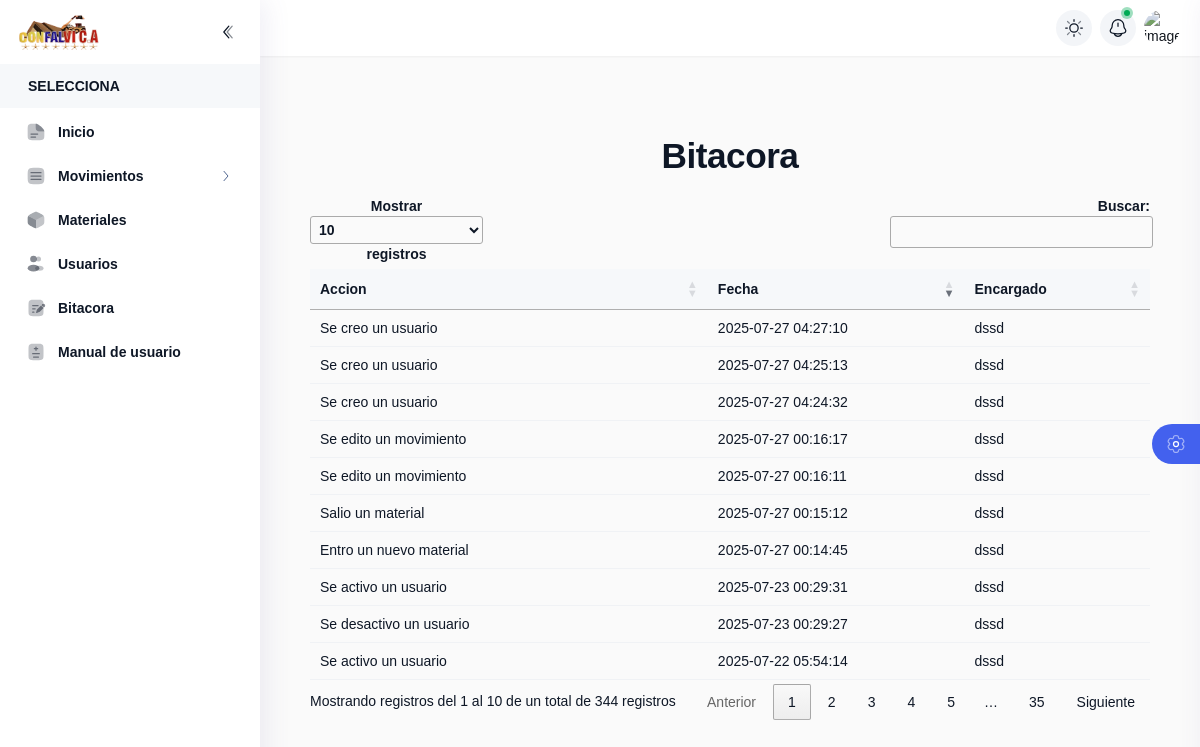
Page /binnacle.php (signed in) on the committed database.
### tables this page shows
CREATE TABLE `binnacle` (
  `binnacle_id` int(20) NOT NULL,
  `time` datetime NOT NULL DEFAULT current_timestamp(),
  `action` int(10) NOT NULL,
  `user` int(10) NOT NULL
);

CREATE TABLE `action` (
  `action_id` int(10) NOT NULL,
  `description` varchar(255) NOT NULL
);

CREATE TABLE `user` (
  `user_id` int(10) NOT NULL,
  `name` varchar(20) NOT NULL,
  `gmail` varchar(50) NOT NULL,
  `password` varchar(255) NOT NULL,
  `rol` int(10) NOT NULL,
  `attempts` int(3) NOT NULL DEFAULT 0,
  `security_question` varchar(50) NOT NULL,
  `security_response` varchar(50) NOT NULL,
  `token_recuperacion` varchar(64) DEFAULT NULL,
  `token_expiracion` datetime DEFAULT NULL,
  `active` tinyint(1) NOT NULL DEFAULT 1
);

### binnacle.php (the view, shortened to what this page needs)
<?php
include("head.php");
$users = [];
$query = "SELECT binnacle.*, action.description, user.name FROM binnacle INNER JOIN action ON binnacle.action = action.action_id LEFT JOIN user ON binnacle.user = user.user_id ORDER BY binnacle.binnacle_id;";
$result = mysqli_query($conn, $query);
if ($result && mysqli_num_rows($result) > 0) {
    while ($row = mysqli_fetch_assoc($result)) {
        $users[] = $row;
    }
}
?>
<link rel="stylesheet" type="text/css" href="CSS/h1-style.css">
<div style="text-align: center; padding: 50px 50px;">
    <h2 class="h2-style">Bitacora</h2>
    <table id="table">
        <thead>
            <tr>
                <th>Accion</th>
                <th>Fecha</th>
                <th class="actions">Encargado</th>
            </tr>
        </thead>
        <tbody>
            <?php if (count($users) > 0): ?>
                <?php foreach ($users as $binnacle): ?>
                    <tr>
                        <td><?php echo htmlspecialchars($binnacle['description']); ?></td>
                        <td><?php echo htmlspecialchars($binnacle['time']); ?></td>
                        <td><?php echo htmlspecialchars($binnacle['name']); ?></td>
                    </tr>
                <?php endforeach; ?>
            <?php else: ?>
                <tr>
                    <td colspan="6">No se encontraron usuarios</td>
                </tr>
            <?php endif; ?>
        </tbody>
    </table>
</div>
</body>
</html>

### CSS/h1-style.css (style rules this page uses)
.h2-style { font-size: 2.8rem; font-weight: 700; margin: 40px 0 30px; text-align: center; letter-spacing: -0.5px; font-size: 2.2rem; }

### rows in the picture
binnacle: action.description "Se activo un usuario", time "2025-07-22 05:54:14", user.name "dssd"
binnacle: action.description "Se desactivo un usuario", time "2025-07-23 00:29:27", user.name "dssd"
binnacle: action.description "Se activo un usuario", time "2025-07-23 00:29:31", user.name "dssd"
binnacle: action.description "Entro un nuevo material", time "2025-07-27 00:14:45", user.name "dssd"
binnacle: action.description "Salio un material", time "2025-07-27 00:15:12", user.name "dssd"
binnacle: action.description "Se edito un movimiento", time "2025-07-27 00:16:11", user.name "dssd"
binnacle: action.description "Se edito un movimiento", time "2025-07-27 00:16:17", user.name "dssd"
binnacle: action.description "Se creo un usuario", time "2025-07-27 04:24:32", user.name "dssd"
binnacle: action.description "Se creo un usuario", time "2025-07-27 04:25:13", user.name "dssd"
binnacle: action.description "Se creo un usuario", time "2025-07-27 04:27:10", user.name "dssd"
